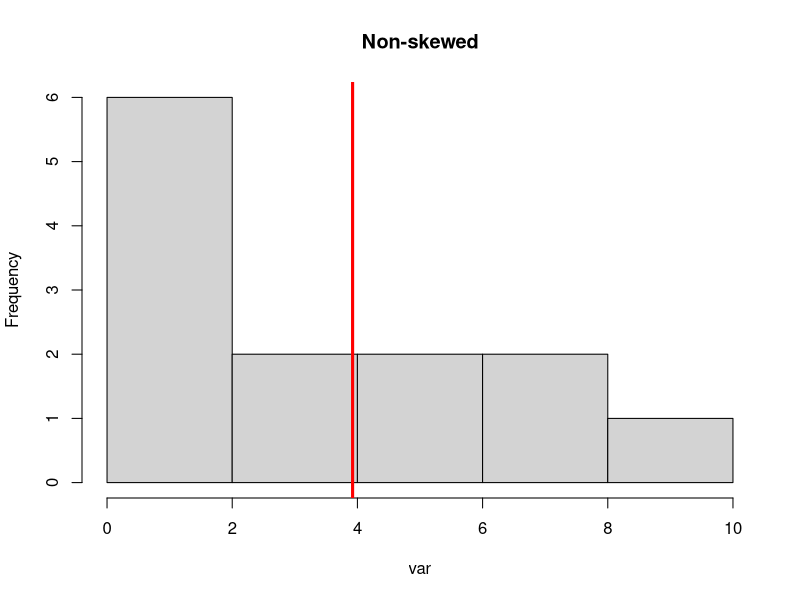
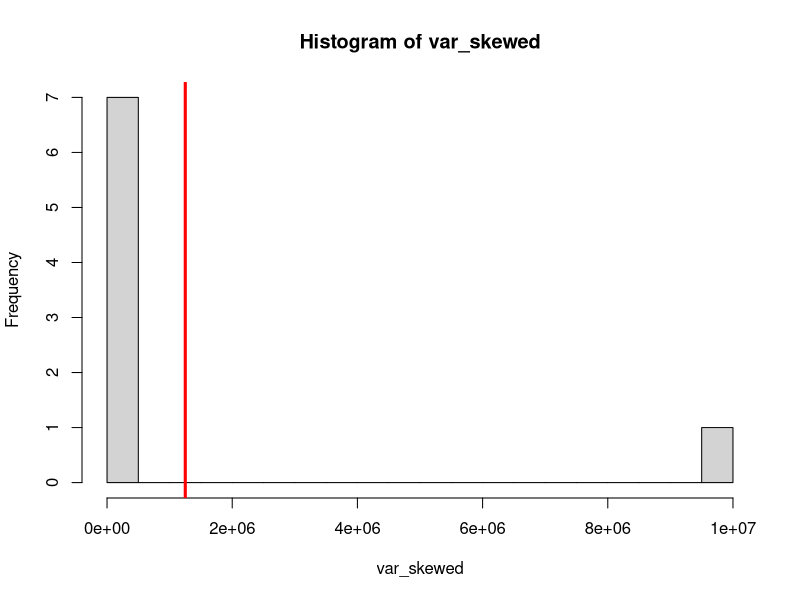
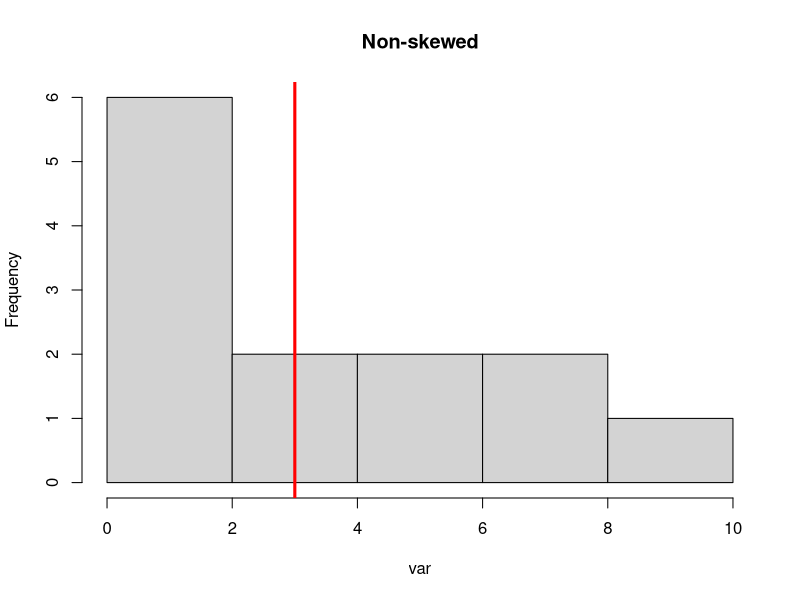
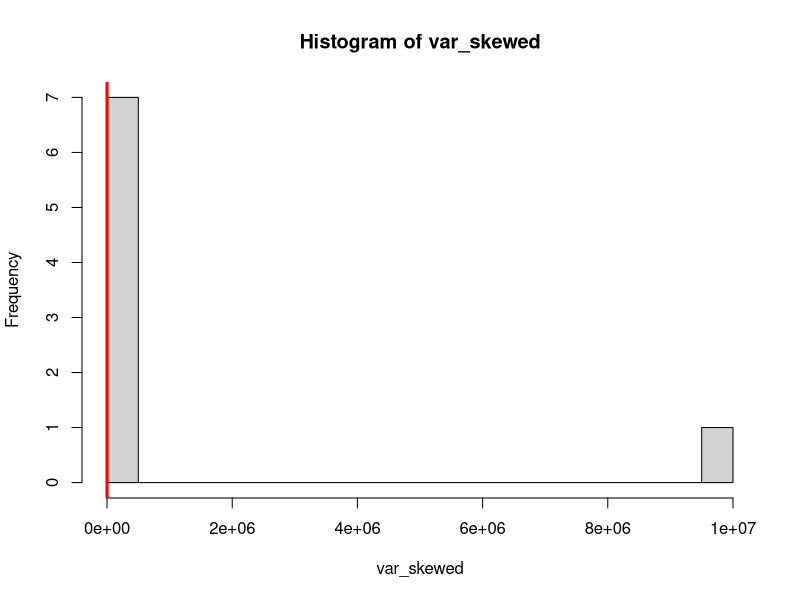
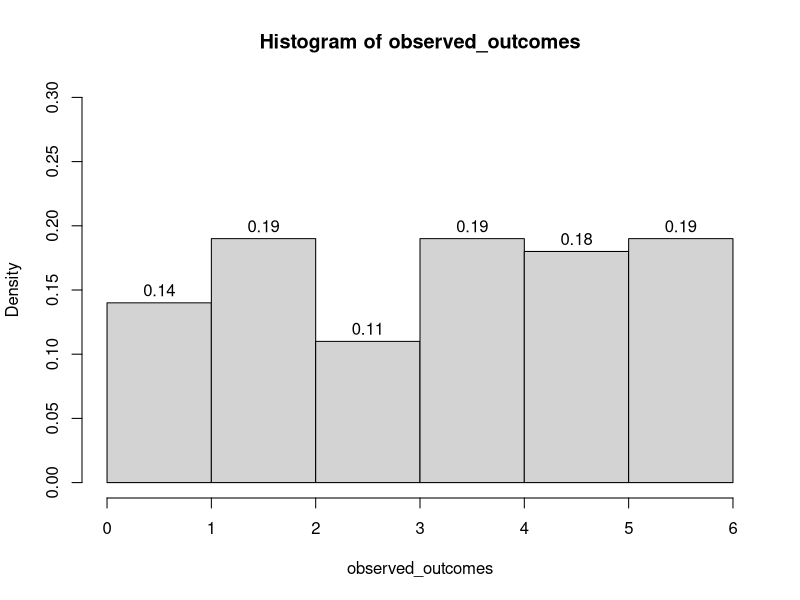
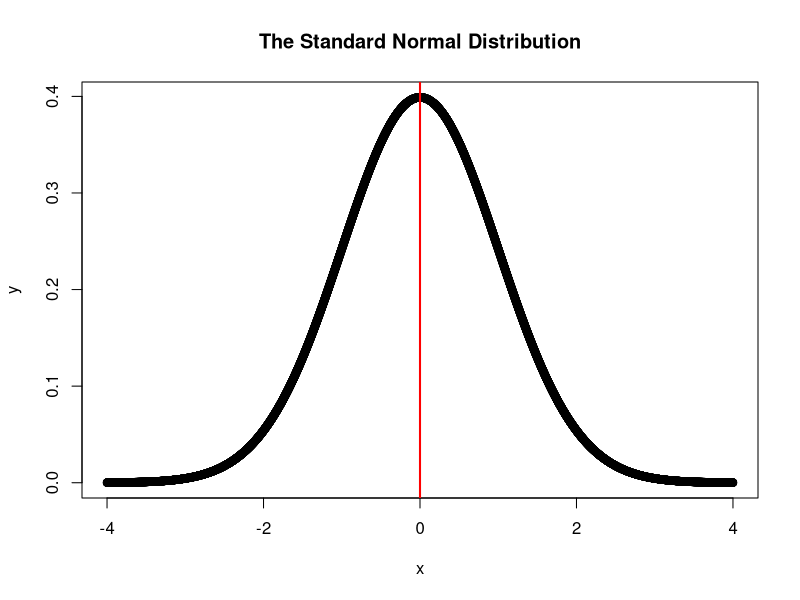
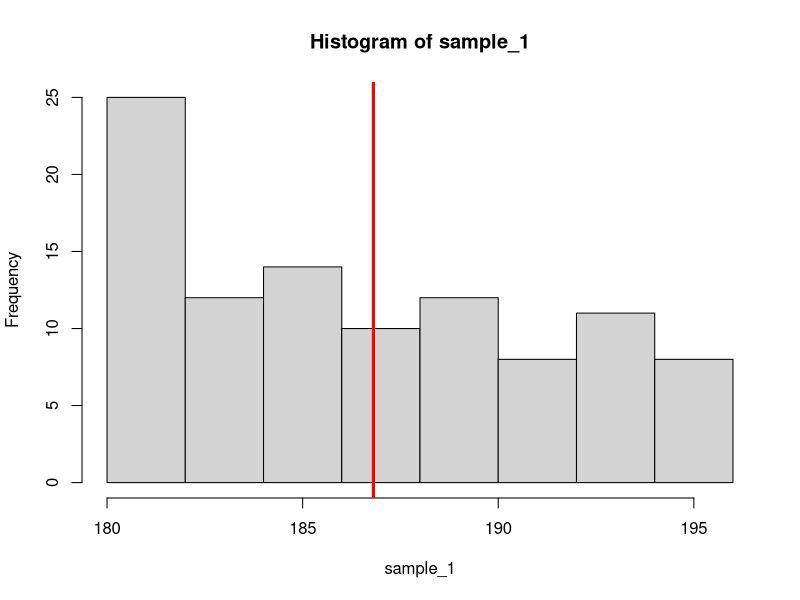
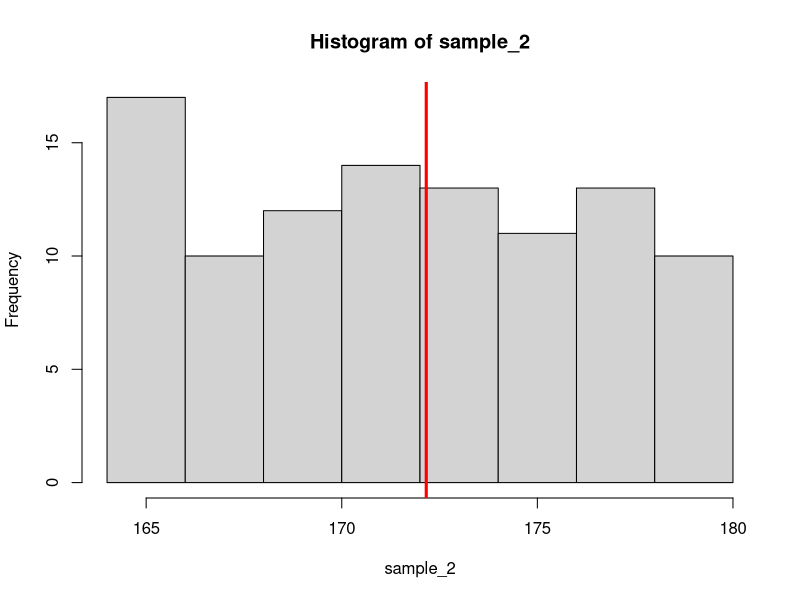

Write R code to recreate these figures, in order.
## ---- chunk 1
var <- c(1,1,1,2,2,2,3,4,5,6,7,8,9)
var_skewed <- c(1,1,1,1,2,3,4,10000000) #<1>

mean(var) #<2>
## ---- chunk 2
mean(var_skewed)
## ---- chunk 3
hist(var, main = "Non-skewed") #<1>
abline(v = mean(var), col="red", lwd=3) #<2>
## ---- chunk 4
hist(var_skewed, breaks = 30)
abline(v = mean(var_skewed), col="red", lwd=3)
## ---- chunk 5
median(var)
## ---- chunk 6
median(var_skewed)
## ---- chunk 7
hist(var, main = "Non-skewed")
abline(v = median(var), col="red", lwd=3)
## ---- chunk 8
hist(var_skewed, breaks = 30)
abline(v = median(var_skewed), col="red", lwd=3)
## ---- chunk 9
table(var)
## ---- chunk 10
table(var_skewed)
## ---- chunk 11
var(var) #<1>
## ---- chunk 12
var(var_skewed) #result is 12500000000000
## ---- chunk 13
sd(var)
## ---- chunk 14
sd(var_skewed)
## ---- chunk 15
set.seed(126)
possible_outcomes <- seq(1,6)
observed_outcomes <- sample(possible_outcomes, size = 100, 
                            replace = T, prob = c(1/6,1/6,1/6,1/6,1/6,1/6))

hist(observed_outcomes, breaks = c(0,1,2,3,4,5,6), freq = F, 
     labels = T, ylim = c(0,.3))
## ---- chunk 16
x <- seq(-4,4,.001)
y <- dnorm(x)

plot(x,y, main = "The Standard Normal Distribution")
abline(v=mean(x), col = "red", lwd=2)

## ---- chunk 17
set.seed(128) #<1>
pop_1 <- seq(180,195) #<2>
pop_2 <- seq(165,180) #<3>

sample_1 <- sample(pop_1, 100, replace = T) #<4>
sample_2 <- sample(pop_2, 100, replace = T) #<5>
## ---- chunk 18
hist(sample_1)
abline(v=mean(sample_1), col="red", lwd=3)
## ---- chunk 19
hist(sample_2, xlim = c(164,180))
abline(v=mean(sample_2), col="red", lwd=3)
## ---- chunk 20
(t_test <- t.test(sample_1, sample_2, alternative = "greater"))
## ---- chunk 21
t_test$p.value
## ---- chunk 22
library(MASS) #<1>
(animals <- MASS::Animals) #<2>
## ---- chunk 23
regression <- lm(brain~body, animals) #<1>
summary(regression) #<2>
## ---- chunk 24
library(ggplot2)
ggplot(animals, aes(x=body, y=brain)) + #<1>
  geom_point() + #<2>
  geom_smooth(method="lm", se=F) #<3>
